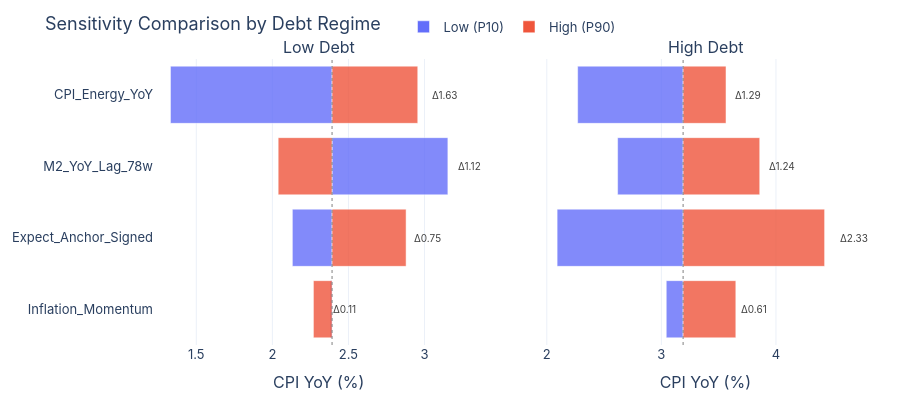
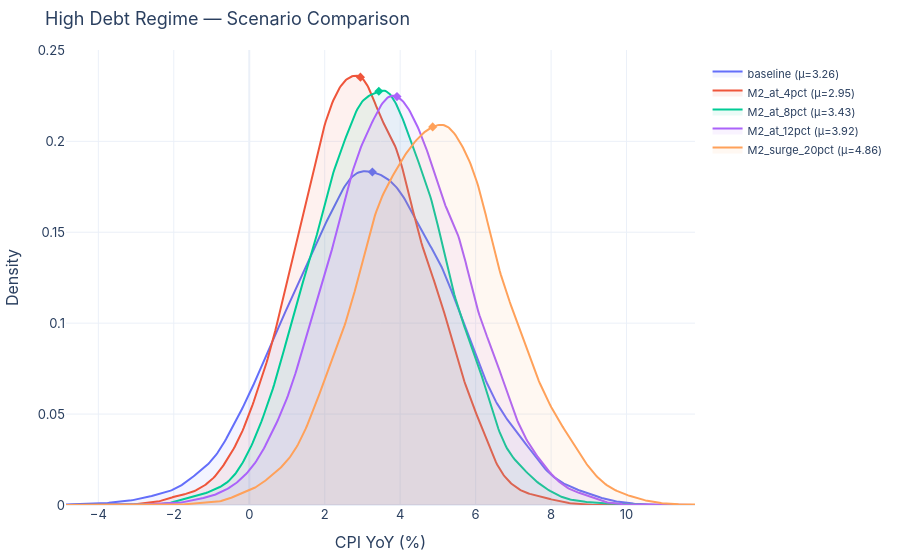
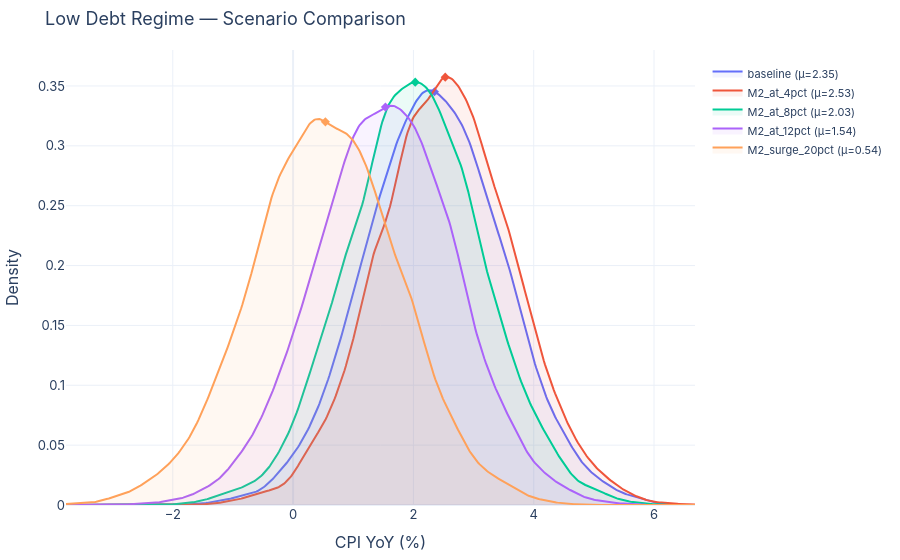
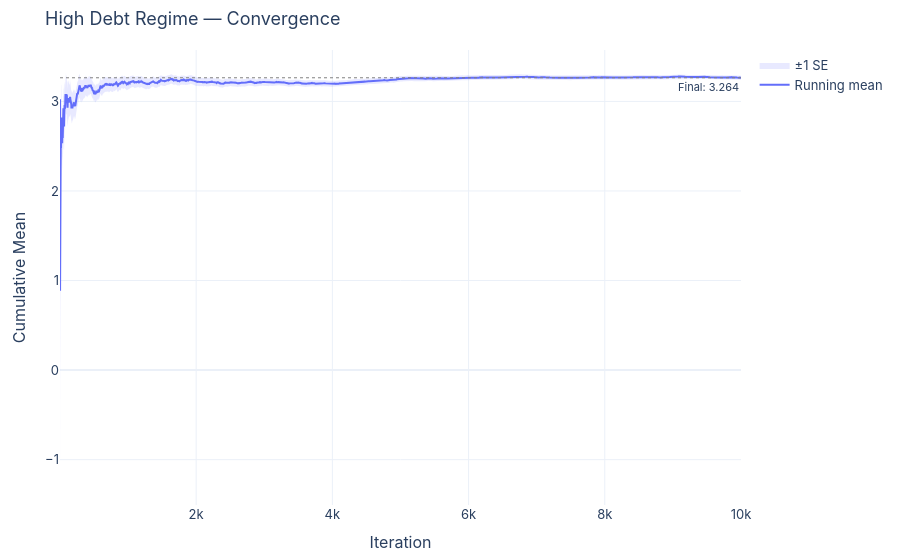

The cell these charts' notebook holds for them, in order:
### Code cell
# ===== VISUALIZATION =====
from ResearchFramework.plotter import SimulationPlotter
plot = SimulationPlotter()

# 1. Scenario comparison — overlaid KDEs for both regimes
high_scenario_results = sims["High"].compare_scenarios(scenarios)
low_scenario_results = sims["Low"].compare_scenarios(scenarios)

# 2. Side-by-side tornado charts
fig = plot.tornado_comparison(
    [tornado_low, tornado_high],
    ["Low Debt", "High Debt"],
    outcome_label="CPI YoY (%)",
    title="Sensitivity Comparison by Debt Regime",
)
fig.show()
fig.write_image("charts/tornado_comparison.png", scale=2)

# 3. Scenario KDE comparison — High debt regime
fig = plot.scenario_comparison(
    high_scenario_results,
    outcome_label="CPI YoY (%)",
    title="High Debt Regime — Scenario Comparison",
)
fig.show()
fig.write_image("charts/high_debt_scenarios.png", scale=2)

# 4. Scenario KDE comparison — Low debt regime
fig = plot.scenario_comparison(
    low_scenario_results,
    outcome_label="CPI YoY (%)",
    title="Low Debt Regime — Scenario Comparison",
)
fig.show()
fig.write_image("charts/low_debt_scenarios.png", scale=2)

# 5. Convergence check
high_baseline = high_scenario_results["baseline"]
fig = plot.convergence_plot(
    high_baseline.outcomes,
    title="High Debt Regime — Convergence",
)
fig.show()
fig.write_image("charts/convergence_high.png", scale=2)

# 5. Convergence check
low_baseline = low_scenario_results["baseline"]
fig = plot.convergence_plot(
    low_baseline.outcomes,
    title="Low Debt Regime — Convergence",
)
fig.show()
fig.write_image("charts/convergence_low.png", scale=2)

# 6. Convergence diagnostics
for label, sim in sims.items():
    result = sim.run()
    conv = sim.check_convergence(result)
    print(f"\n{label} regime convergence:")
    for k, v in conv.items():
        print(f"  {k}: {v}")

### Figure 1 — Plotly figure (JSON) as saved in the notebook; plotly's stock layout.template omitted (floating-point values rounded to 4 significant figures)
{"data": [{"base": 2.392, "hovertemplate": "<b>%{y}</b><br>Outcome: %{x:.2f}<extra></extra>", "marker": {"color": "#636EFA", "opacity": 0.8}, "name": "Low (P10)", "orientation": "h", "showlegend": true, "type": "bar", "x": [-0.01179, -0.2609, 0.7612, -1.062], "xaxis": "x", "y": ["Inflation_Momentum", "Expect_Anchor_Signed", "M2_YoY_Lag_78w", "CPI_Energy_YoY"], "yaxis": "y"}, {"base": 2.392, "hovertemplate": "<b>%{y}</b><br>Outcome: %{x:.2f}<extra></extra>", "marker": {"color": "#EF553B", "opacity": 0.8}, "name": "High (P90)", "orientation": "h", "showlegend": true, "type": "bar", "x": [-0.1225, 0.4866, -0.354, 0.5633], "xaxis": "x", "y": ["Inflation_Momentum", "Expect_Anchor_Signed", "M2_YoY_Lag_78w", "CPI_Energy_YoY"], "yaxis": "y"}, {"base": 3.19, "hovertemplate": "<b>%{y}</b><br>Outcome: %{x:.2f}<extra></extra>", "marker": {"color": "#636EFA", "opacity": 0.8}, "orientation": "h", "showlegend": false, "type": "bar", "x": [-0.147, -0.5716, -0.9205, -1.1], "xaxis": "x2", "y": ["Inflation_Momentum", "M2_YoY_Lag_78w", "CPI_Energy_YoY", "Expect_Anchor_Signed"], "yaxis": "y2"}, {"base": 3.19, "hovertemplate": "<b>%{y}</b><br>Outcome: %{x:.2f}<extra></extra>", "marker": {"color": "#EF553B", "opacity": 0.8}, "orientation": "h", "showlegend": false, "type": "bar", "x": [0.4602, 0.6688, 0.3745, 1.235], "xaxis": "x2", "y": ["Inflation_Momentum", "M2_YoY_Lag_78w", "CPI_Energy_YoY", "Expect_Anchor_Signed"], "yaxis": "y2"}], "layout": {"annotations": [{"font": {"size": 16}, "showarrow": false, "text": "Low Debt", "x": 0.23, "xanchor": "center", "xref": "paper", "y": 1, "yanchor": "bottom", "yref": "paper"}, {"font": {"size": 16}, "showarrow": false, "text": "High Debt", "x": 0.77, "xanchor": "center", "xref": "paper", "y": 1, "yanchor": "bottom", "yref": "paper"}, {"font": {"color": "#444", "size": 10}, "showarrow": false, "text": "Δ0.11", "x": 2.386, "xanchor": "left", "xref": "x", "y": "Inflation_Momentum", "yref": "y"}, {"font": {"color": "#444", "size": 10}, "showarrow": false, "text": "Δ0.75", "x": 2.916, "xanchor": "left", "xref": "x", "y": "Expect_Anchor_Signed", "yref": "y"}, {"font": {"color": "#444", "size": 10}, "showarrow": false, "text": "Δ1.12", "x": 3.209, "xanchor": "left", "xref": "x", "y": "M2_YoY_Lag_78w", "yref": "y"}, {"font": {"color": "#444", "size": 10}, "showarrow": false, "text": "Δ1.63", "x": 3.037, "xanchor": "left", "xref": "x", "y": "CPI_Energy_YoY", "yref": "y"}, {"font": {"color": "#444", "size": 10}, "showarrow": false, "text": "Δ0.61", "x": 3.68, "xanchor": "left", "xref": "x2", "y": "Inflation_Momentum", "yref": "y2"}, {"font": {"color": "#444", "size": 10}, "showarrow": false, "text": "Δ1.24", "x": 3.92, "xanchor": "left", "xref": "x2", "y": "M2_YoY_Lag_78w", "yref": "y2"}, {"font": {"color": "#444", "size": 10}, "showarrow": false, "text": "Δ1.29", "x": 3.629, "xanchor": "left", "xref": "x2", "y": "CPI_Energy_YoY", "yref": "y2"}, {"font": {"color": "#444", "size": 10}, "showarrow": false, "text": "Δ2.33", "x": 4.542, "xanchor": "left", "xref": "x2", "y": "Expect_Anchor_Signed", "yref": "y2"}], "barmode": "overlay", "font": {"family": "Inter, system-ui, sans-serif", "size": 13}, "height": 400, "hoverlabel": {"font": {"size": 12}}, "legend": {"orientation": "h", "x": 0.5, "xanchor": "center", "y": 1.06, "yanchor": "bottom"}, "margin": {"b": 50, "l": 60, "r": 30, "t": 50}, "shapes": [{"line": {"color": "gray", "dash": "dot", "width": 1}, "type": "line", "x0": 2.392, "x1": 2.392, "xref": "x", "y0": 0, "y1": 1, "yref": "y domain"}, {"line": {"color": "gray", "dash": "dot", "width": 1}, "type": "line", "x0": 3.19, "x1": 3.19, "xref": "x2", "y0": 0, "y1": 1, "yref": "y2 domain"}], "title": {"text": "Sensitivity Comparison by Debt Regime"}, "width": 900, "xaxis": {"anchor": "y", "domain": [0, 0.46], "title": {"text": "CPI YoY (%)"}}, "xaxis2": {"anchor": "y2", "domain": [0.54, 1], "title": {"text": "CPI YoY (%)"}}, "yaxis": {"anchor": "x", "domain": [0, 1]}, "yaxis2": {"anchor": "x2", "domain": [0, 1], "matches": "y", "showticklabels": false}}}

### Figure 2 — Plotly figure (JSON) as saved in the notebook; plotly's stock layout.template omitted (floating-point values rounded to 4 significant figures; data arrays with more than 128 entries replaced by an {"elided": "..."} marker saying what was removed)
{"data": [{"fill": "tozeroy", "fillcolor": "rgba(99,110,250,0.08)", "hovertemplate": "baseline<br>%{x:.2f}: density=%{y:.4f}<extra></extra>", "line": {"color": "#636EFA", "width": 2}, "mode": "lines", "name": "baseline (μ=3.26)", "type": "scatter", "x": {"elided": "500 float values"}, "y": {"elided": "500 float values"}}, {"hovertemplate": "baseline mean: 3.26<extra></extra>", "marker": {"color": "#636EFA", "size": 7, "symbol": "diamond"}, "mode": "markers", "showlegend": false, "type": "scatter", "x": [3.264], "y": [0.1831]}, {"fill": "tozeroy", "fillcolor": "rgba(239,85,59,0.08)", "hovertemplate": "M2_at_4pct<br>%{x:.2f}: density=%{y:.4f}<extra></extra>", "line": {"color": "#EF553B", "width": 2}, "mode": "lines", "name": "M2_at_4pct (μ=2.95)", "type": "scatter", "x": {"elided": "500 float values"}, "y": {"elided": "500 float values"}}, {"hovertemplate": "M2_at_4pct mean: 2.95<extra></extra>", "marker": {"color": "#EF553B", "size": 7, "symbol": "diamond"}, "mode": "markers", "showlegend": false, "type": "scatter", "x": [2.947], "y": [0.2353]}, {"fill": "tozeroy", "fillcolor": "rgba(0,204,150,0.08)", "hovertemplate": "M2_at_8pct<br>%{x:.2f}: density=%{y:.4f}<extra></extra>", "line": {"color": "#00CC96", "width": 2}, "mode": "lines", "name": "M2_at_8pct (μ=3.43)", "type": "scatter", "x": {"elided": "500 float values"}, "y": {"elided": "500 float values"}}, {"hovertemplate": "M2_at_8pct mean: 3.43<extra></extra>", "marker": {"color": "#00CC96", "size": 7, "symbol": "diamond"}, "mode": "markers", "showlegend": false, "type": "scatter", "x": [3.434], "y": [0.2275]}, {"fill": "tozeroy", "fillcolor": "rgba(171,99,250,0.08)", "hovertemplate": "M2_at_12pct<br>%{x:.2f}: density=%{y:.4f}<extra></extra>", "line": {"color": "#AB63FA", "width": 2}, "mode": "lines", "name": "M2_at_12pct (μ=3.92)", "type": "scatter", "x": {"elided": "500 float values"}, "y": {"elided": "500 float values"}}, {"hovertemplate": "M2_at_12pct mean: 3.92<extra></extra>", "marker": {"color": "#AB63FA", "size": 7, "symbol": "diamond"}, "mode": "markers", "showlegend": false, "type": "scatter", "x": [3.915], "y": [0.2246]}, {"fill": "tozeroy", "fillcolor": "rgba(255,161,90,0.08)", "hovertemplate": "M2_surge_20pct<br>%{x:.2f}: density=%{y:.4f}<extra></extra>", "line": {"color": "#FFA15A", "width": 2}, "mode": "lines", "name": "M2_surge_20pct (μ=4.86)", "type": "scatter", "x": {"elided": "500 float values"}, "y": {"elided": "500 float values"}}, {"hovertemplate": "M2_surge_20pct mean: 4.86<extra></extra>", "marker": {"color": "#FFA15A", "size": 7, "symbol": "diamond"}, "mode": "markers", "showlegend": false, "type": "scatter", "x": [4.861], "y": [0.2079]}], "layout": {"font": {"family": "Inter, system-ui, sans-serif", "size": 13}, "hoverlabel": {"font": {"size": 12}}, "legend": {"font": {"size": 11}, "orientation": "v", "x": 1.02, "y": 0.98, "yanchor": "top"}, "margin": {"b": 50, "l": 60, "r": 30, "t": 50}, "title": {"text": "High Debt Regime — Scenario Comparison"}, "xaxis": {"title": {"text": "CPI YoY (%)"}}, "yaxis": {"title": {"text": "Density"}}}}

### Figure 3 — Plotly figure (JSON) as saved in the notebook; plotly's stock layout.template omitted (floating-point values rounded to 4 significant figures; data arrays with more than 128 entries replaced by an {"elided": "..."} marker saying what was removed)
{"data": [{"fill": "tozeroy", "fillcolor": "rgba(99,110,250,0.08)", "hovertemplate": "baseline<br>%{x:.2f}: density=%{y:.4f}<extra></extra>", "line": {"color": "#636EFA", "width": 2}, "mode": "lines", "name": "baseline (μ=2.35)", "type": "scatter", "x": {"elided": "500 float values"}, "y": {"elided": "500 float values"}}, {"hovertemplate": "baseline mean: 2.35<extra></extra>", "marker": {"color": "#636EFA", "size": 7, "symbol": "diamond"}, "mode": "markers", "showlegend": false, "type": "scatter", "x": [2.35], "y": [0.3452]}, {"fill": "tozeroy", "fillcolor": "rgba(239,85,59,0.08)", "hovertemplate": "M2_at_4pct<br>%{x:.2f}: density=%{y:.4f}<extra></extra>", "line": {"color": "#EF553B", "width": 2}, "mode": "lines", "name": "M2_at_4pct (μ=2.53)", "type": "scatter", "x": {"elided": "500 float values"}, "y": {"elided": "500 float values"}}, {"hovertemplate": "M2_at_4pct mean: 2.53<extra></extra>", "marker": {"color": "#EF553B", "size": 7, "symbol": "diamond"}, "mode": "markers", "showlegend": false, "type": "scatter", "x": [2.529], "y": [0.3574]}, {"fill": "tozeroy", "fillcolor": "rgba(0,204,150,0.08)", "hovertemplate": "M2_at_8pct<br>%{x:.2f}: density=%{y:.4f}<extra></extra>", "line": {"color": "#00CC96", "width": 2}, "mode": "lines", "name": "M2_at_8pct (μ=2.03)", "type": "scatter", "x": {"elided": "500 float values"}, "y": {"elided": "500 float values"}}, {"hovertemplate": "M2_at_8pct mean: 2.03<extra></extra>", "marker": {"color": "#00CC96", "size": 7, "symbol": "diamond"}, "mode": "markers", "showlegend": false, "type": "scatter", "x": [2.03], "y": [0.3532]}, {"fill": "tozeroy", "fillcolor": "rgba(171,99,250,0.08)", "hovertemplate": "M2_at_12pct<br>%{x:.2f}: density=%{y:.4f}<extra></extra>", "line": {"color": "#AB63FA", "width": 2}, "mode": "lines", "name": "M2_at_12pct (μ=1.54)", "type": "scatter", "x": {"elided": "500 float values"}, "y": {"elided": "500 float values"}}, {"hovertemplate": "M2_at_12pct mean: 1.54<extra></extra>", "marker": {"color": "#AB63FA", "size": 7, "symbol": "diamond"}, "mode": "markers", "showlegend": false, "type": "scatter", "x": [1.535], "y": [0.3323]}, {"fill": "tozeroy", "fillcolor": "rgba(255,161,90,0.08)", "hovertemplate": "M2_surge_20pct<br>%{x:.2f}: density=%{y:.4f}<extra></extra>", "line": {"color": "#FFA15A", "width": 2}, "mode": "lines", "name": "M2_surge_20pct (μ=0.54)", "type": "scatter", "x": {"elided": "500 float values"}, "y": {"elided": "500 float values"}}, {"hovertemplate": "M2_surge_20pct mean: 0.54<extra></extra>", "marker": {"color": "#FFA15A", "size": 7, "symbol": "diamond"}, "mode": "markers", "showlegend": false, "type": "scatter", "x": [0.5368], "y": [0.32]}], "layout": {"font": {"family": "Inter, system-ui, sans-serif", "size": 13}, "hoverlabel": {"font": {"size": 12}}, "legend": {"font": {"size": 11}, "orientation": "v", "x": 1.02, "y": 0.98, "yanchor": "top"}, "margin": {"b": 50, "l": 60, "r": 30, "t": 50}, "title": {"text": "Low Debt Regime — Scenario Comparison"}, "xaxis": {"title": {"text": "CPI YoY (%)"}}, "yaxis": {"title": {"text": "Density"}}}}

### Figure 4 — Plotly figure (JSON) as saved in the notebook; plotly's stock layout.template omitted (floating-point values rounded to 4 significant figures; data arrays with more than 128 entries replaced by an {"elided": "..."} marker saying what was removed)
{"data": [{"fill": "toself", "fillcolor": "rgba(99,110,250,0.15)", "hoverinfo": "skip", "line": {"width": 0}, "name": "±1 SE", "type": "scatter", "x": {"elided": "20000 int values"}, "y": {"elided": "20000 float values"}}, {"hovertemplate": "n=%{x:,}<br>mean=%{y:.3f}<extra></extra>", "line": {"color": "#636EFA", "width": 2}, "mode": "lines", "name": "Running mean", "type": "scatter", "x": {"elided": "10000 int values"}, "y": {"elided": "10000 float values"}}], "layout": {"annotations": [{"font": {"size": 11}, "showarrow": false, "text": "Final: 3.264", "x": 1, "xanchor": "right", "xref": "x domain", "y": 3.264, "yanchor": "top", "yref": "y"}], "font": {"family": "Inter, system-ui, sans-serif", "size": 13}, "hoverlabel": {"font": {"size": 12}}, "margin": {"b": 50, "l": 60, "r": 30, "t": 50}, "shapes": [{"line": {"color": "gray", "dash": "dot", "width": 1}, "type": "line", "x0": 0, "x1": 1, "xref": "x domain", "y0": 3.264, "y1": 3.264, "yref": "y"}], "title": {"text": "High Debt Regime — Convergence"}, "xaxis": {"title": {"text": "Iteration"}}, "yaxis": {"title": {"text": "Cumulative Mean"}}}}
